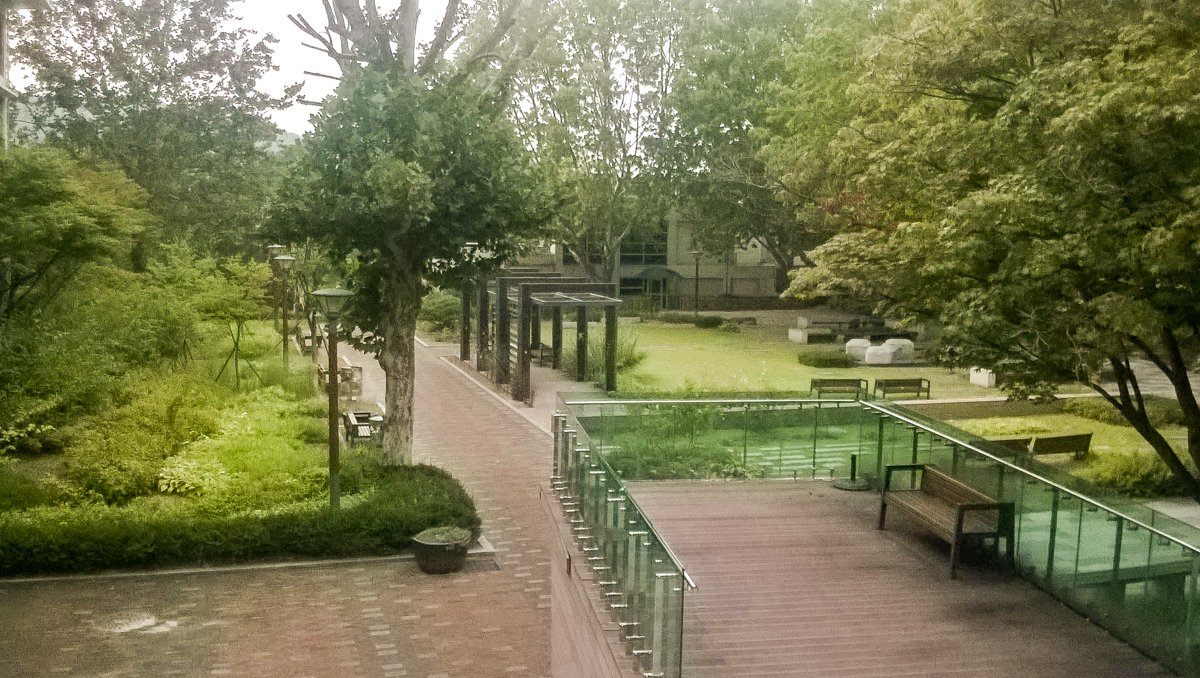
#> input picture test3.jpg, 1200 x 678 px
$ python histogram_equalization.py
#> lines starting #> are read from the running program, lines starting #| are printed output that depends on the picture
import cv2
import numpy as np
from matplotlib import pyplot as plt

img = cv2.imread('test3.jpg',0)
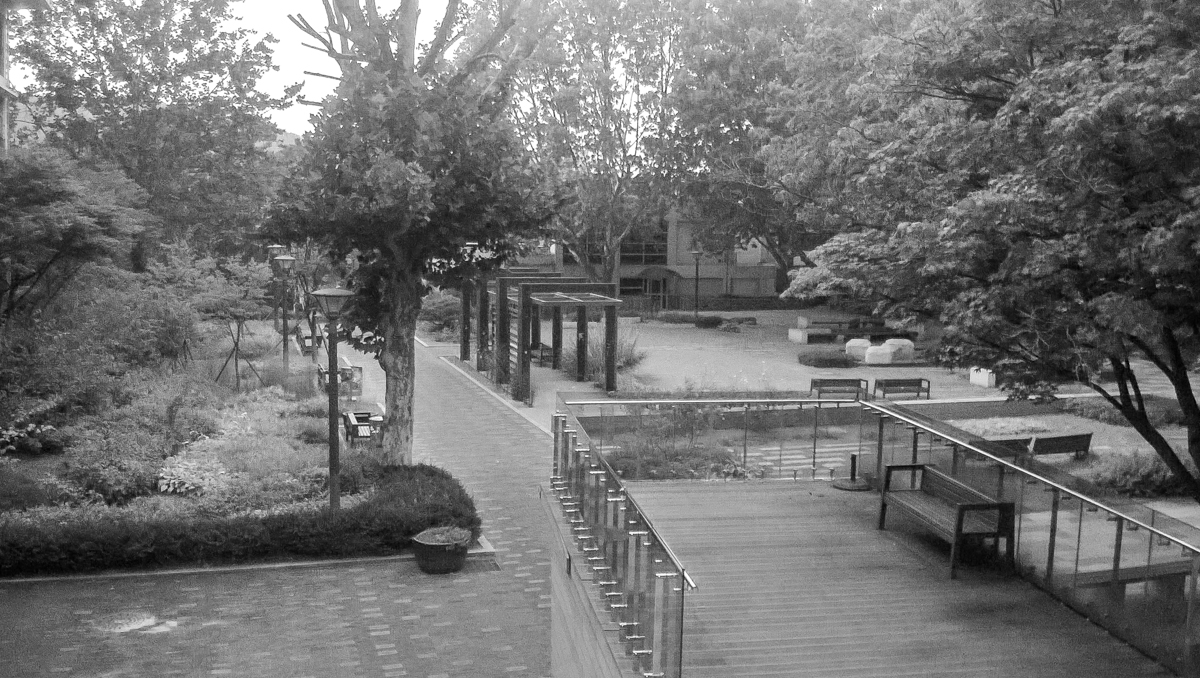
#> img: shape (678, 1200); min 0, max 255, mean 113.2
plt.hist(img.ravel(),256,[0,256]); plt.show()
#> after `plt.hist(img.ravel(), 256, [0, 256])`:
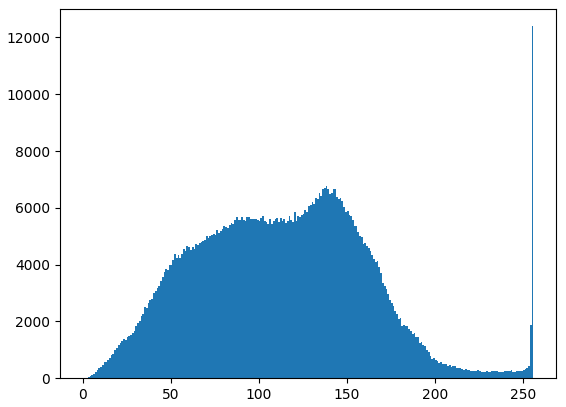
#> figure drawn by matplotlib, 1 panel; tallest bar 12395 high, from x = 255 to 256


hist,bins = np.histogram(img.flatten(),256,[0,256])
#> hist = 256 values, max 12395 at index 255, min 2 at index 0, mean 3178.1; bins = 257 values from 0 to 256

cdf = hist.cumsum()
#> cdf = 256 values from 2 to 813600
cdf_normalized = cdf * hist.max()/ cdf.max()
#> cdf_normalized = 256 values from 0.0305 to 12395

plt.plot(cdf_normalized, color = 'b')
plt.hist(img.flatten(),256,[0,256], color = 'r')
plt.xlim([0,256])
plt.legend(('cdf','histogram'), loc = 'upper left')
plt.show()
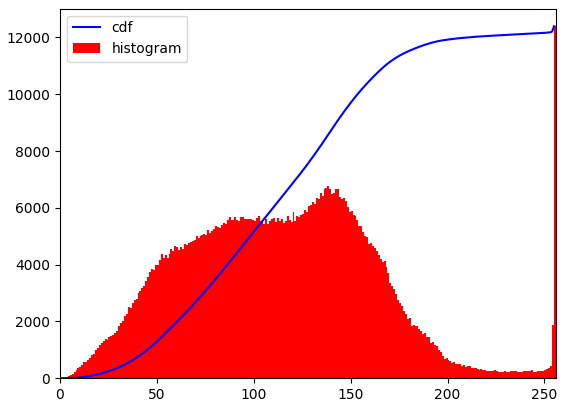
#> figure drawn by matplotlib, 1 panel; tallest bar 12395 high, from x = 255 to 256; curve peaks at x = 255, y = 12395
